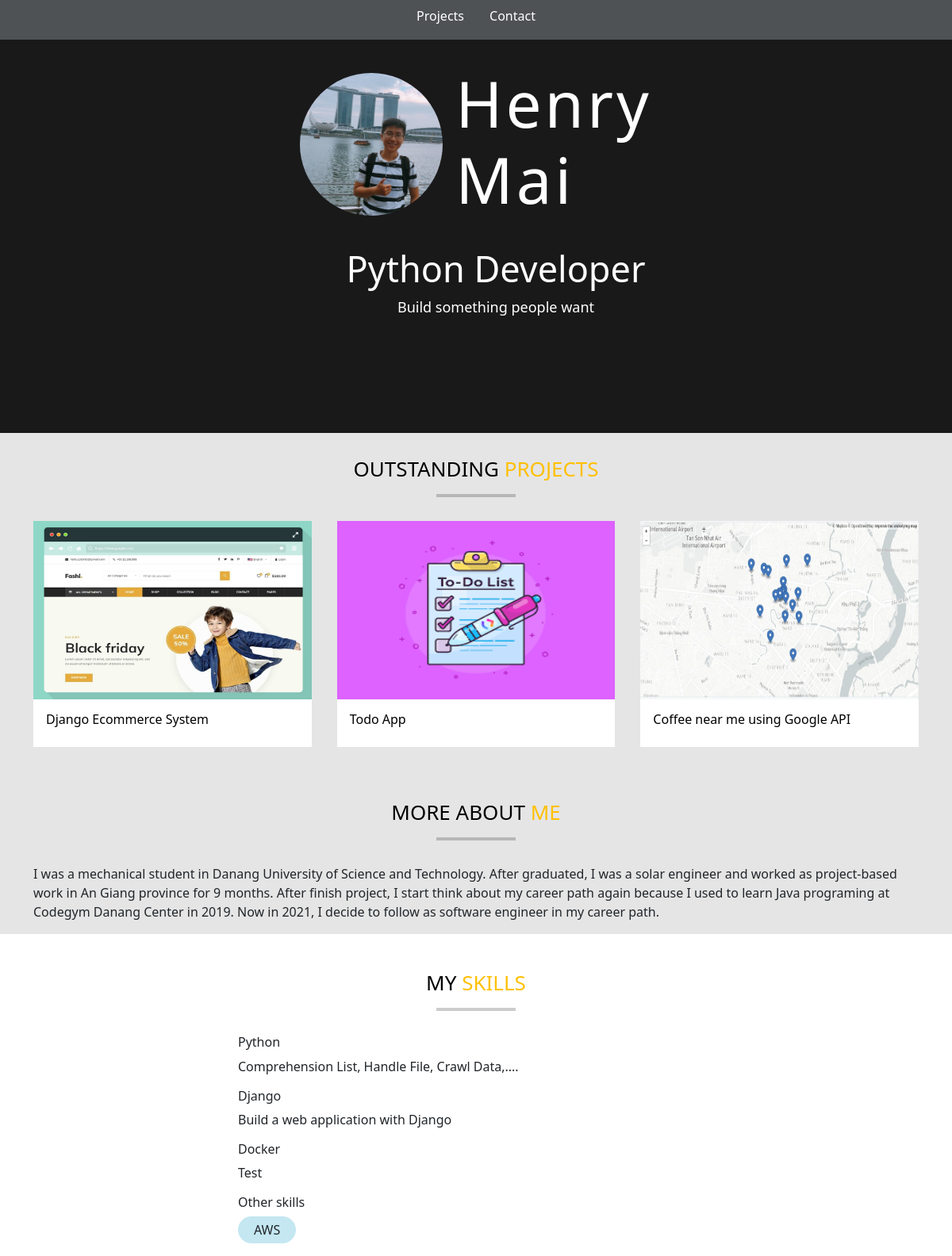
The page / on the database its author committed.
### base/models.py (models this page shows, shortened)
class Project(models.Model):
    title = models.CharField(max_length=200)
    thumbnail = models.ImageField(null=True)
    link = models.CharField(max_length=200, default= True)
    body = models.TextField(null=True, blank=True)
    slug = models.SlugField(null=True, blank=True)
    created = models.DateTimeField(auto_now_add=True)
    id = models.UUIDField(default=uuid.uuid4,  unique=True,
                          primary_key=True, editable=False)

class Skill(models.Model):
    title = models.CharField(max_length=200)
    body = models.TextField(null=True, blank=True)
    logo = models.ImageField(null=True, default="skill.png")
    created = models.DateTimeField(auto_now_add=True)
    id = models.UUIDField(default=uuid.uuid4,  unique=True,
                          primary_key=True, editable=False)

### base/views.py (the view)
# urls.py: path('', views.homePage, name='home'),
def homePage(request):
    projects = Project.objects.all()
    detailSkills = Skill.objects.exclude(body='')
    skills = Skill.objects.filter(body='')
    context = {'projects': projects, 'skills': skills, 'detailSkills': detailSkills}
    return render(request, 'base/home.html', context)

### base/templates/base/home.html
{% extends 'base/main.html' %}
{% load static %}
{% block content %}
<section class="hero">
    <div class="hero-content">
        <div class="hero-content-intro">
            <img id="profile_pic" src="{% static 'images/henry_profile.jpg' %}">
            <h1 class="name-intro">Henry <br> Mai</h1>
        </div>
        <div class="hero-content-subheadline">
            <h3 class="description">Python Developer</h3>
            <p class="slogan">Build something people want</p>
        </div>
    </div>
</section>
<section class="container projects">
    <h2>Outstanding <b>Projects</b></h2>
    <div class="project-wrapper">
        {% for project in projects %}
        <div class="project-column">
            <img class="project-thumbnail" src="{{project.thumbnail.url}}">
            <div class="project-body">
                <a href="{{project.link}}" style="text-decoration: none; color: black;"><h6>{{project.title}}</h6></a>
            </div>
        </div>
        {% empty %}
        <h3> No project in database...</h3>
        {% endfor %}
    </div>
    <div class="about-wrapper">
        <h2>More About <b>Me</b></h2>
        <p>I was a mechanical student in Danang University of Science and Technology. After graduated, I was a solar engineer and worked as project-based work in An Giang province for 9 months. After finish project, I start think about my career path again because I used to learn Java programing at Codegym Danang Center in 2019. Now in 2021, I decide to follow as software engineer in my career path.  </p>
    </div>
</section>
<section class="skills" >
    <div class="skills-container">
        <h2>My <b>skills</b></h2>
        {% for skill in detailSkills %}
        <div class="skills-wrapper">
            <h6>{{ skill.title }}</h6>
            <p>{{ skill.body }}</p>
        </div>
        {% endfor %}
        <h6>Other skills</h6>
        <div class="other-skills-wrapper">
            {% for skill in skills %}
            <div class="skill-tag">
                {{ skill.title }}
            </div>
            {% endfor %}
        </div>
    </div>
</section>
{% endblock content %}

### base/templates/base/main.html (shortened to what this page needs)
<!DOCTYPE html>
{% load static %}
<html>
<head>
    <link href="https://cdn.jsdelivr.net/npm/bootstrap@5.0.1/dist/css/bootstrap.min.css" rel="stylesheet"
>
    <link rel='stylesheet' type='text/css' media='screen' href="{% static 'styles/main.css' %}">
</head>
<body>
    {% include 'base/navbar.html' %}
    {% block content %}
    {% endblock content %}
</body>
</html>

### base/templates/base/navbar.html (shortened to what this page needs)
<section class="navigation-bar">
    <a class="nav-link" href="{% url 'project' %}">
        Projects
    </a>
    <a class="nav-link" href="#">
        Contact
    </a>
</section>

### static/styles/main.css (style rules this page uses)
.navigation-bar { background-color: #4e5255; height: 50px; display: flex; justify-content: center; }
.nav-link { color: white; }
body { background-color: #e5e5e5; }
.hero { min-height: 62vh; background-color: #19191a; }
#profile_pic { height: 180px; width: 180px; object-fit: cover; border-radius: 60%; }
.hero-content { width: 800px ; margin: 0 auto; padding: 2em; color: white; }
.hero-content-intro { display: flex; color: white; align-items: center; justify-content: center; gap: 1em; }
.name-intro { font-size: 80px; letter-spacing: 0.05em }
.hero-content-subheadline { padding-left: 50px; text-align: center; }
.description { padding-top: 30px; font-size: 45px; }
.slogan { font-size: 18px; }
.project-wrapper { display: flex; grid-template-columns: 1fr 1fr 1fr; gap: 2em; margin-bottom: 1em; }
.project-column { width: 500px; }
.project-thumbnail { width: 100%; height: 70%; }
.project-body { background-color: white; padding: 1em; }
h2 { color: #000; font-size: 26px; font-weight: 300; text-align: center; text-transform: uppercase; position: relative; margin: 20px 0 50px; padding-top: 10px; }
h2 b { color: #ffc000; }
h2::after { content: ""; width: 100px; position: absolute; margin: 0 auto; height: 4px; background: rgba(0, 0, 0, 0.2); left: 0; right: 0; bottom: -20px; }
.skills-container { width: 600px; margin: 0 auto; }
.skills { background-color: white; padding: 1em }
.other-skills-wrapper { display: flex; gap: 1em; }
.skill-tag { background-color: #C4E7F2; width: fit-content; padding: 5px 20px; border-radius: 20px; }

### rows shown on the page
Project: thumbnail (picture), title "Django Ecommerce System"
Project: thumbnail (picture), title "Todo App"
Project: thumbnail (picture), title "Coffee near me using Google API"
Skill: title "Python", body "Comprehension List, Handle File, Crawl Data,...."
Skill: title "Django", body "Build a web application with Django"
Skill: title "Docker", body "Test"
Skill: title "AWS"
